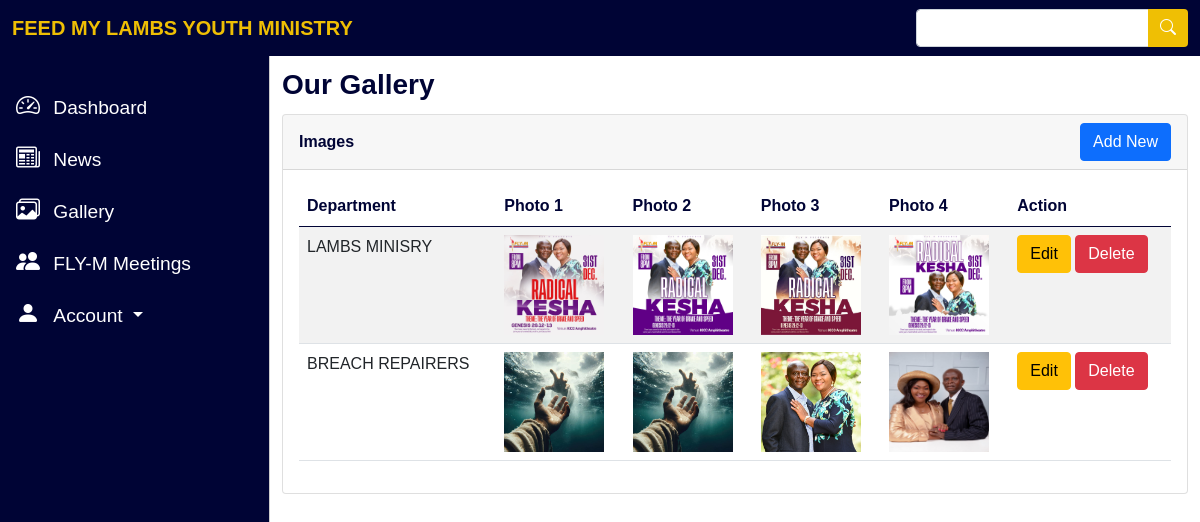
The page /admin/gallery.php (signed in) on the database its author committed.
### tables this page shows
CREATE TABLE `gallery` (
  `id` int(11) NOT NULL,
  `department_assoc` varchar(100) NOT NULL,
  `photo_one` varchar(100) NOT NULL,
  `photo_two` varchar(100) NOT NULL,
  `photo_three` varchar(100) NOT NULL,
  `photo_four` varchar(100) NOT NULL
);

### admin/get_gallery.php (the view, shortened to what this page needs)
<?php
include 'config.php';
$sql = "SELECT id, department_assoc, photo_one, photo_two, photo_three, photo_four FROM gallery";
$result = $conn->query($sql);
if ($result->num_rows > 0) {
    while ($row = $result->fetch_assoc()) {
        $id = $row['id'];
        $department = htmlspecialchars($row['department_assoc']);
        $photo_one = $row['photo_one'];
        $photo_two = $row['photo_two'];
        $photo_three = $row['photo_three'];
        $photo_four = $row['photo_four'];
        echo "<tr>";
        echo "<td>" . $department . "</td>";
        echo "<td><img src='../uploads/" . htmlspecialchars($photo_one) . "' alt='Photo 1' width='100' height='100'></td>";
        echo "<td><img src='../uploads/" . htmlspecialchars($photo_two) . "' alt='Photo 2' width='100' height='100'></td>";
        echo "<td><img src='../uploads/" . htmlspecialchars($photo_three) . "' alt='Photo 3' width='100' height='100'></td>";
        echo "<td><img src='../uploads/" . htmlspecialchars($photo_four) . "' alt='Photo 4' width='100' height='100'></td>";
        echo "<td>
                <button class='btn btn-warning' data-bs-toggle='modal' data-bs-target='#editModal$id'>Edit</button>
                <button class='btn btn-danger' data-bs-toggle='modal' data-bs-target='#deleteModal$id'>Delete</button>
              </td>";
        echo "</tr>";
    }
} else {
    echo "<tr><td colspan='6' class='text-center'>No gallery data found</td></tr>";
}
?>

### admin/css/style.css (style rules this page uses)
body, button { font-family: 'Poppins', sans-serif; }
:root { --offcanvas-width: 270px; --topNavbarHeight: 56px; }
@media (min-width:992px) { body { overflow: auto !important; } }

### rows shown on the page
gallery: department_assoc "LAMBS MINISRY", photo_one (picture), photo_two (picture), photo_three (picture), photo_four (picture)
gallery: department_assoc "BREACH REPAIRERS", photo_one (picture), photo_two (picture), photo_three (picture), photo_four (picture)
